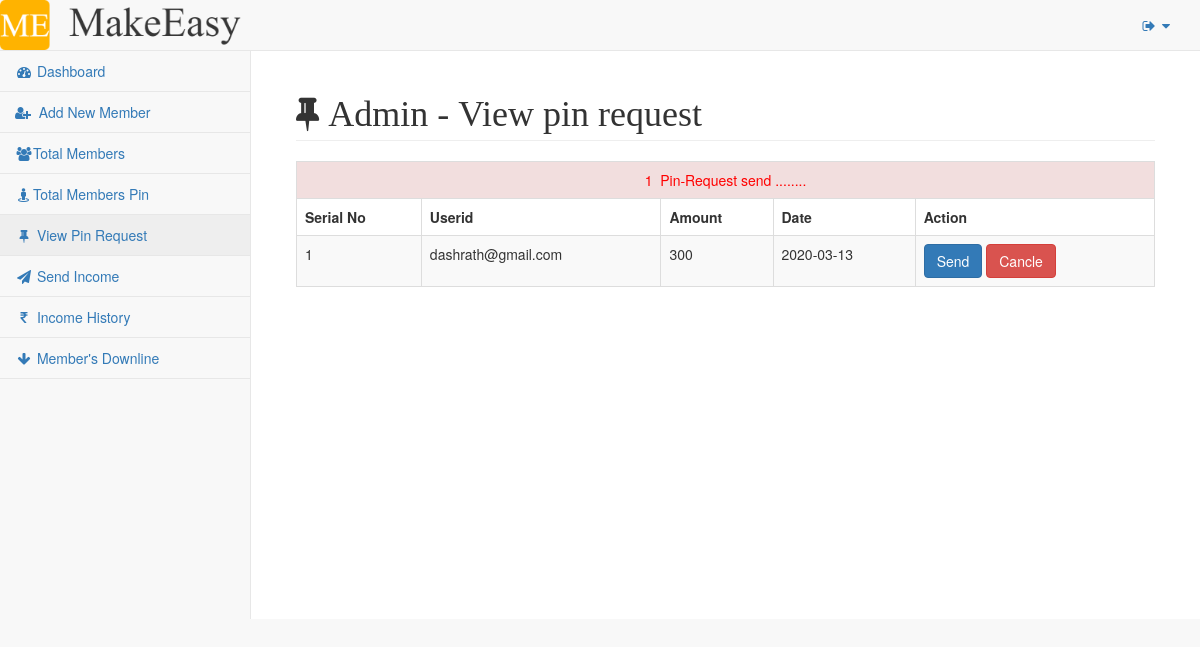
The app's page /mlm/admin/view-pin-request.php (signed in) with its own data.
### tables this page shows
CREATE TABLE `pin_request` (
  `id` int(11) NOT NULL,
  `email` varchar(50) NOT NULL,
  `amount` int(11) NOT NULL,
  `date` date NOT NULL,
  `status` enum('open','close') NOT NULL DEFAULT 'open'
);

### mlm/admin/view-pin-request.php (the view, shortened to what this page needs)
<?php
include('php-includes/connect.php');
?>
<!DOCTYPE html>
<html lang="en">
<head>
    <link href="vendor/bootstrap/css/bootstrap.min.css" rel="stylesheet">
    <link href="vendor/metisMenu/metisMenu.min.css" rel="stylesheet">
    <link href="dist/css/sb-admin-2.css" rel="stylesheet">
    <link href="vendor/font-awesome/css/font-awesome.min.css" rel="stylesheet" type="text/css">
</head>
<body>
    <div id="wrapper">
        <?php include('php-includes/menu.php'); ?>
        <div id="page-wrapper">
            <div class="container-fluid">
                <div class="row">
                    <div class="col-lg-12">
                        <h1 class="page-header"><i class="fa fa-thumb-tack"> Admin - View pin request</i></h1>
                    </div>
                </div>
                <div class="row">
                  <div class="col-lg-12">
                      <div class="table-responsive">
                          <table class="table table-striped table-bordered">
                          <tr>
                                  <td colspan="6" align="center" class="danger" style="color:   Red">
                                  <?php
                                      echo mysqli_num_rows(mysqli_query($con,"SELECT * FROM pin_request where status='close'"));
                                  ?>   &nbsp;Pin-Request send ........</td>
                                        </tr>
                              <tr>
                                  <th>Serial No</th>
                                    <th>Userid</th>
                                    <th>Amount</th>
                                    <th>Date</th>
                                    <th colspan="2" >Action</th>
                                </tr>
                                <?php
                                      $query = mysqli_query($con,"select * from pin_request where status='open'");
                                      if(mysqli_num_rows($query)>0)
                                      {
                                         $i=1;
                                          while($row=mysqli_fetch_array($query))
                                          {
                                               $email = $row['email'];
                                               $amount = $row['amount'];
                                               $date = $row['date'];
                                ?>
                                        <tr>
                                                <td><?php echo $i; ?></td>
                                                <td><?php echo $email; ?></td>
                                                <td><?php echo $amount; ?></td>
                                                <td><?php echo $date; ?></td>
                                                <form method="post">
                                                  <td>
                                                    <input type="submit" name="send" value="Send" class="btn btn-primary">
                                                    <input type="submit" name="cancle" value="Cancle" class="btn btn-danger">
                                                  </td>
                                                </form>
                                        </tr>
                                        <?php
                                             $i++;
                                          }
                                           }
                                   ?>
                            </table>
                        </div>
                    </div>
                </div>
            </div>
        </div>
    </div>
</body>
</html>

### records on screen
pin_request: email "dashrath@gmail.com", amount "300", date "2020-03-13"
